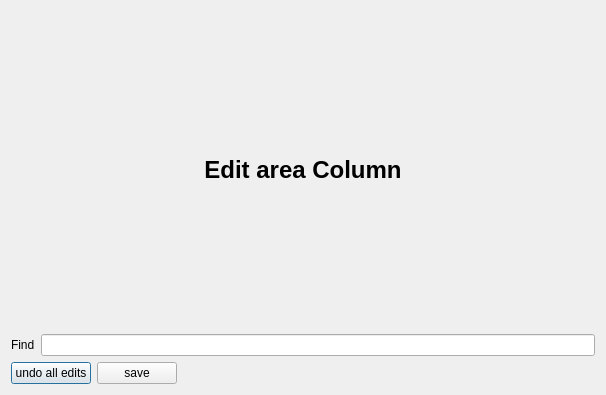
<?xml version="1.0" encoding="UTF-8"?>
<ui version="4.0">
 <class>area_Editor</class>
 <widget class="QDialog" name="area_Editor">
  <property name="geometry">
   <rect>
    <x>0</x>
    <y>0</y>
    <width>606</width>
    <height>395</height>
   </rect>
  </property>
  <property name="windowTitle">
   <string>Dialog</string>
  </property>
  <layout class="QVBoxLayout" name="verticalLayout">
   <item>
    <widget class="QLabel" name="title">
     <property name="font">
      <font>
       <pointsize>18</pointsize>
       <weight>75</weight>
       <bold>true</bold>
      </font>
     </property>
     <property name="text">
      <string>Edit area Column</string>
     </property>
     <property name="alignment">
      <set>Qt::AlignCenter</set>
     </property>
    </widget>
   </item>
   <item>
    <layout class="QVBoxLayout" name="arealistbox"/>
   </item>
   <item>
    <layout class="QHBoxLayout" name="horizontalLayout">
     <item>
      <widget class="QLabel" name="find_label">
       <property name="text">
        <string>Find</string>
       </property>
      </widget>
     </item>
     <item>
      <widget class="QLineEdit" name="find"/>
     </item>
    </layout>
   </item>
   <item>
    <layout class="QHBoxLayout" name="horizontalLayout_2">
     <item>
      <widget class="QPushButton" name="undo_all_edits_button">
       <property name="text">
        <string>undo all edits</string>
       </property>
      </widget>
     </item>
     <item>
      <widget class="QPushButton" name="save_button">
       <property name="text">
        <string>save</string>
       </property>
      </widget>
     </item>
     <item>
      <spacer name="horizontalSpacer">
       <property name="orientation">
        <enum>Qt::Horizontal</enum>
       </property>
       <property name="sizeHint" stdset="0">
        <size>
         <width>40</width>
         <height>20</height>
        </size>
       </property>
      </spacer>
     </item>
    </layout>
   </item>
  </layout>
 </widget>
 <resources/>
 <connections/>
</ui>
